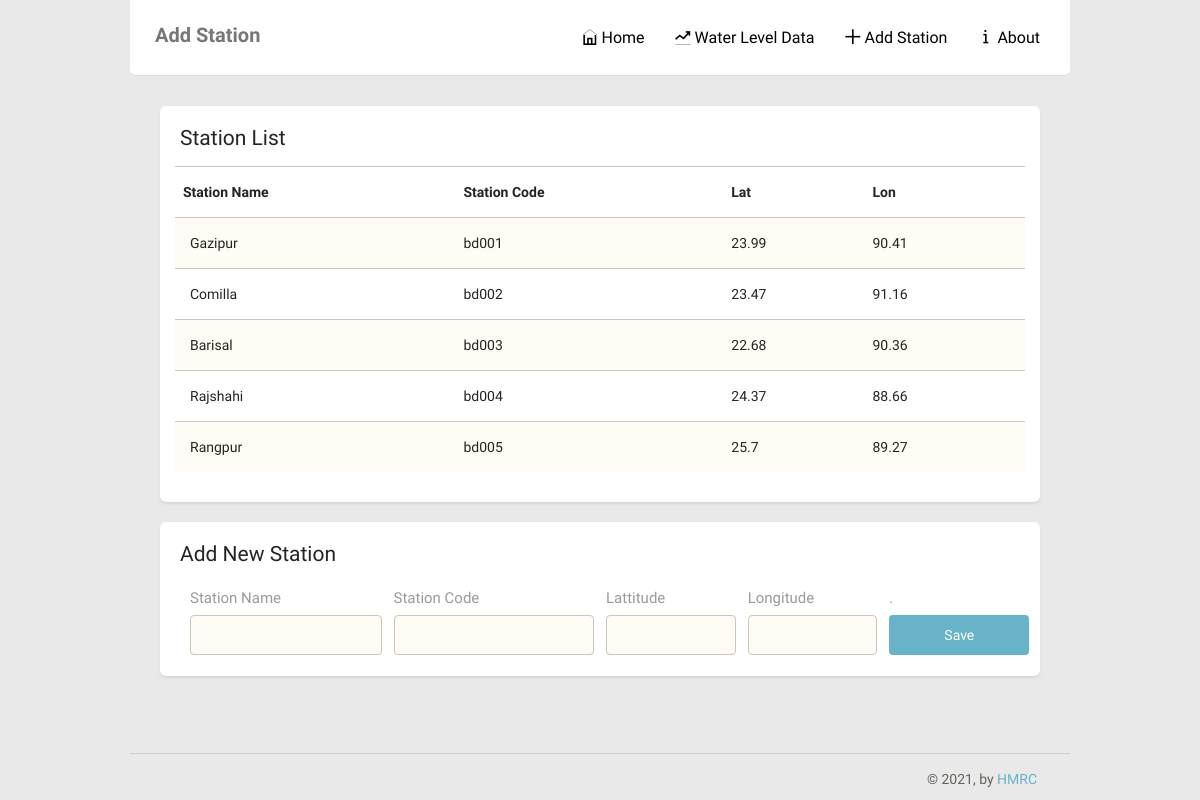
/add_stn.php, run on the app's committed database.
### tables this page shows
CREATE TABLE `station_info` (
  `id` int(11) NOT NULL,
  `station_name` varchar(45) NOT NULL,
  `station_code` varchar(45) NOT NULL,
  `lat` float NOT NULL,
  `lon` float NOT NULL
);

### add_stn.php (the view, shortened to what this page needs)
<?php
    include('includes/database.php');
    $page_tittle = "Add Station";
    include('includes/header.php');
?>
<div class="content">
    <div class="container-fluid">
        <div class="card card-map">
			<div class="header">
                <h4 class="title">Station List</h4>
            </div>
			<div class="content">
				<table class="table table-striped">
                <tr><th>Station Name</th><th>Station Code</th> <th>Lat</th><th>Lon</th></tr>
                <?php
                    $query = "SELECT * FROM station_info";
                    $result = mysqli_query($connection,$query);
                    while($row = mysqli_fetch_assoc($result) ){
                        echo "<tr><td>{$row['station_name']}</td><td>{$row['station_code']}</td><td>{$row['lat']}</td><td>{$row['lon']}</td></tr>";
                    }
                ?>
                </table>
			</div>
		</div>
       <div class="card" style="overflow: hidden;">
            <div class="header">
                <h4 class="title">Add New Station</h4>
            </div>
            <div class="content">
                <form method="post" action="add_stn.php">
                    <div class="col-md-3 form-group">
                        <label>Station Name</label>
                        <input class="form-control border-input" type="text" name="stn_name" required>
                    </div>
                    <div class="col-md-3 form-group">
                        <label>Station Code</label>
                        <input class="form-control border-input" type="text" name="stn_code" required>
                    </div>
                    <div class="col-md-2 form-group">
                        <label>Lattitude</label>
                        <input class="form-control border-input" type="number" step="any" name="lat" required>
                    </div>
                    <div class="col-md-2 form-group">
                        <label>Longitude</label>
                        <input class="form-control border-input" type="number" step="any" name="lon" required>
                    </div>
                    <div class="col-md-2 form-group">
                        <label>.</label>
                        <button type="submit" name="save" value="save" class="form-control btn btn-info btn-fill btn-wd">Save</button>
                    </div>
                </form>
            </div>
        </div>
	</div>
</div>
<?php
include('includes/footer.php');
?>

### includes/header.php (shortened to what this page needs)
<!doctype html>
<html lang="en">
<head>
    <link href="assets/css/bootstrap.min.css" rel="stylesheet" />
    <link href="assets/css/animate.min.css" rel="stylesheet"/>
    <link href="assets/css/paper-dashboard.css" rel="stylesheet"/>
    <link href="assets/css/demo.css" rel="stylesheet" />
    <link href="https://maxcdn.bootstrapcdn.com/font-awesome/latest/css/font-awesome.min.css" rel="stylesheet">
    <link href="assets/css/themify-icons.css" rel="stylesheet">
    <link rel="stylesheet" href="https://unpkg.com/leaflet@1.3.4/dist/leaflet.css"/>
</head>
<body>
<div class="wrapper">
    <div class="main-panel">
		<nav class="navbar navbar-default">
            <div class="container-fluid">
                <div class="navbar-header">
                    <a class="navbar-brand" href="#"><?php echo $page_tittle; ?></a>
                </div>
                <div class="collapse navbar-collapse">
                    <ul class="nav navbar-nav navbar-right">
                        <li>
                            <a href="home.php">
                                <i class="ti-home"></i>
								<p>Home</p>
                            </a>
                        </li>
                        <li>
                            <a href="wl_data.php">
                                <i class="ti-stats-up"></i>
                                <p>Water Level Data</p>
                            </a>
                        </li>
                        <li>
                            <a href="add_stn.php">
                                <i class="ti-plus"></i>
                                <p>Add Station</p>
                            </a>
                        </li>
						<li>
                            <a href="about.php">
								<i class="ti-info"></i>
								<p>About</p>
                            </a>
                        </li>
                    </ul>
                </div>
            </div>
        </nav>

### includes/footer.php (shortened to what this page needs)
<footer class="footer">
            <div class="container-fluid">
				<div class="copyright pull-right">
                    &copy; <script>document.write(new Date().getFullYear())</script>, by <a href="http://www.hmrcweb.com">HMRC</a>
                </div>
            </div>
        </footer>
    </div>
</div>
</body>
</html>

### data on the page
station_info: station_name "Gazipur", station_code "bd001", lat "23.99", lon "90.41"
station_info: station_name "Comilla", station_code "bd002", lat "23.47", lon "91.16"
station_info: station_name "Barisal", station_code "bd003", lat "22.68", lon "90.36"
station_info: station_name "Rajshahi", station_code "bd004", lat "24.37", lon "88.66"
station_info: station_name "Rangpur", station_code "bd005", lat "25.7", lon "89.27"

### other printed values
$page_tittle "Add Station"
